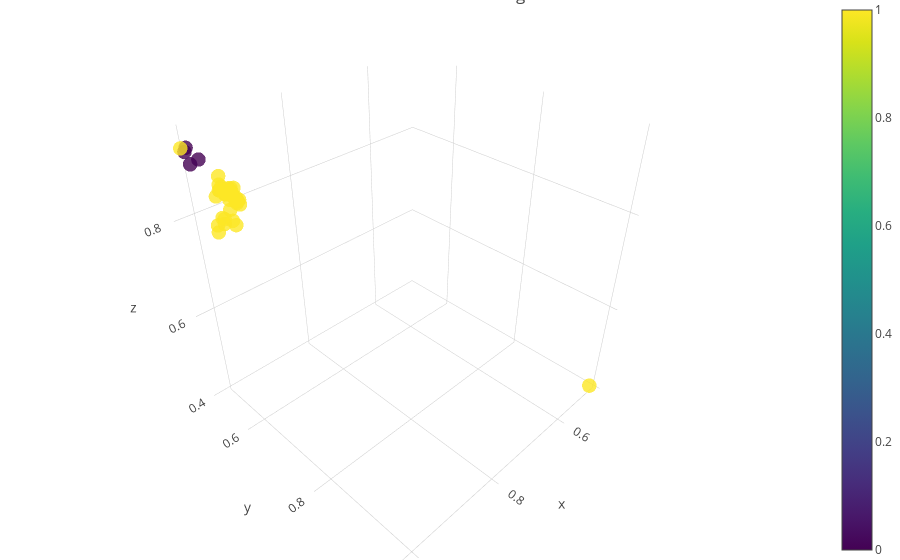

The cell this chart's notebook holds for it:
### Code cell
val_emb3d["marker"]["color"]=cluster_labels
val_emb3d["text"]=cluster_labels

data=[val_emb3d]

fig = go.Figure(data=data, layout=layout)
iplot(fig, filename='lrp-val.html')
